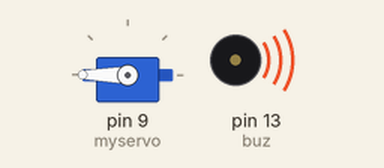
Simulated run of this sketch. Board: Arduino Uno, built with avr-gcc and run on an emulated ATmega328P. On the bench: servo, buzzer (waves = sounding, pin HIGH).

Above: at 0.05 s.
Timing chart, 0 to 3.0 s (numbered marks = the images above):
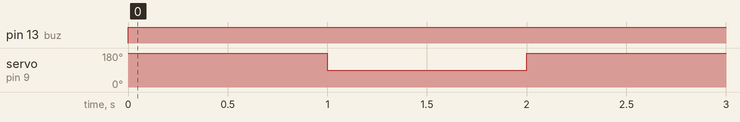

The sketch:

servo.ino
```cpp
#include <Servo.h>

int pos;
int angle;
int buz = 13;

Servo myservo;


void setup() {
  // put your setup code here, to run once:
Serial.begin(9600);

myservo.attach(9);
pinMode(buz ,OUTPUT);

}

void loop() {
  // put your main code here, to run repeatedly:
digitalWrite(buz , 1);


myservo.write(180);
delay(1000);
myservo.write(90);
delay(1000);
//myservo.write(0);
//delay(100);
}
```

Measured:
- by itself, pin 13 (buz): LOW → HIGH at 0.00 s
- by itself, servo on pin 9 (myservo): alternates 180° for 1.0 s and 90° for 1.0 s
